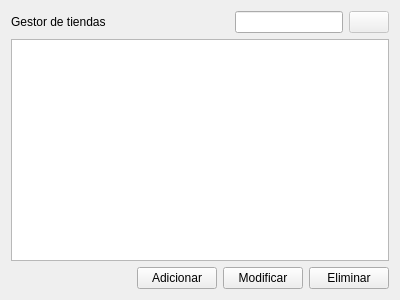
<?xml version="1.0" encoding="UTF-8"?>
<ui version="4.0">
 <class>StoreManager</class>
 <widget class="QWidget" name="StoreManager">
  <property name="geometry">
   <rect>
    <x>0</x>
    <y>0</y>
    <width>400</width>
    <height>300</height>
   </rect>
  </property>
  <property name="windowTitle">
   <string>Form</string>
  </property>
  <layout class="QVBoxLayout" name="verticalLayout">
   <item>
    <layout class="QHBoxLayout" name="horizontalLayout">
     <item>
      <widget class="QLabel" name="label">
       <property name="text">
        <string>Gestor de tiendas</string>
       </property>
      </widget>
     </item>
     <item>
      <spacer name="horizontalSpacer">
       <property name="orientation">
        <enum>Qt::Horizontal</enum>
       </property>
       <property name="sizeHint" stdset="0">
        <size>
         <width>40</width>
         <height>20</height>
        </size>
       </property>
      </spacer>
     </item>
     <item>
      <widget class="QLineEdit" name="searchEdit">
       <property name="sizePolicy">
        <sizepolicy hsizetype="Minimum" vsizetype="Fixed">
         <horstretch>0</horstretch>
         <verstretch>0</verstretch>
        </sizepolicy>
       </property>
      </widget>
     </item>
     <item>
      <widget class="QPushButton" name="searchButton">
       <property name="enabled">
        <bool>false</bool>
       </property>
       <property name="text">
        <string/>
       </property>
       <property name="icon">
        <iconset resource="utils.qrc">
         <normaloff>:/icons/search_48.png</normaloff>:/icons/search_48.png</iconset>
       </property>
      </widget>
     </item>
    </layout>
   </item>
   <item>
    <widget class="QTableView" name="tableView">
     <property name="styleSheet">
      <string notr="true">selection-color: rgb(255, 255, 255);
selection-background-color: rgb(85, 170, 255);</string>
     </property>
     <property name="editTriggers">
      <set>QAbstractItemView::NoEditTriggers</set>
     </property>
     <property name="alternatingRowColors">
      <bool>true</bool>
     </property>
     <property name="selectionMode">
      <enum>QAbstractItemView::SingleSelection</enum>
     </property>
     <property name="selectionBehavior">
      <enum>QAbstractItemView::SelectRows</enum>
     </property>
     <property name="sortingEnabled">
      <bool>true</bool>
     </property>
     <attribute name="horizontalHeaderHighlightSections">
      <bool>false</bool>
     </attribute>
     <attribute name="horizontalHeaderStretchLastSection">
      <bool>true</bool>
     </attribute>
     <attribute name="verticalHeaderVisible">
      <bool>false</bool>
     </attribute>
    </widget>
   </item>
   <item>
    <layout class="QHBoxLayout" name="horizontalLayout_2">
     <item>
      <spacer name="horizontalSpacer_2">
       <property name="orientation">
        <enum>Qt::Horizontal</enum>
       </property>
       <property name="sizeHint" stdset="0">
        <size>
         <width>40</width>
         <height>20</height>
        </size>
       </property>
      </spacer>
     </item>
     <item>
      <widget class="QPushButton" name="addButton">
       <property name="text">
        <string>Adicionar</string>
       </property>
       <property name="icon">
        <iconset resource="utils.qrc">
         <normaloff>:/icons/add_48.png</normaloff>:/icons/add_48.png</iconset>
       </property>
      </widget>
     </item>
     <item>
      <widget class="QPushButton" name="updateButton">
       <property name="text">
        <string>Modificar</string>
       </property>
       <property name="icon">
        <iconset resource="utils.qrc">
         <normaloff>:/icons/accepted_48.png</normaloff>:/icons/accepted_48.png</iconset>
       </property>
      </widget>
     </item>
     <item>
      <widget class="QPushButton" name="delButton">
       <property name="text">
        <string>Eliminar</string>
       </property>
       <property name="icon">
        <iconset resource="utils.qrc">
         <normaloff>:/icons/cancel_48.png</normaloff>:/icons/cancel_48.png</iconset>
       </property>
      </widget>
     </item>
    </layout>
   </item>
  </layout>
 </widget>
 <tabstops>
  <tabstop>searchEdit</tabstop>
  <tabstop>searchButton</tabstop>
  <tabstop>tableView</tabstop>
  <tabstop>addButton</tabstop>
  <tabstop>updateButton</tabstop>
  <tabstop>delButton</tabstop>
 </tabstops>
 <resources>
  <include location="utils.qrc"/>
 </resources>
 <connections/>
</ui>
